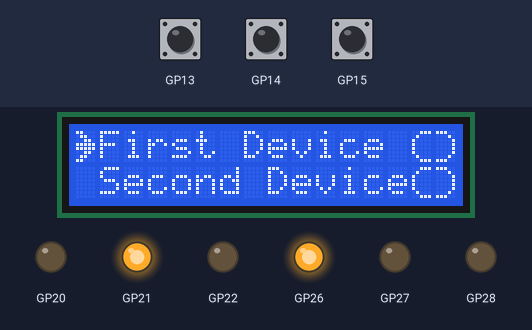
The program below on a simulated Raspberry Pi Pico running MicroPython. On the bench: 16×2 character LCD, output pins drawn as LEDs (lit = HIGH). Dashed ring = blinking. The inputs (shaded band) are chosen by the test bench; at power-on: GP13 HIGH, GP15 HIGH, GP14 HIGH. Files the program writes start out absent; library files of the repository ran but are not shown: rotary.py, lcd_api.py, pico_i2c_lcd.py.

Above: at 3.4 s.
3.5 s: GP13 pulled LOW for 3.2 s
At 5.3 s:
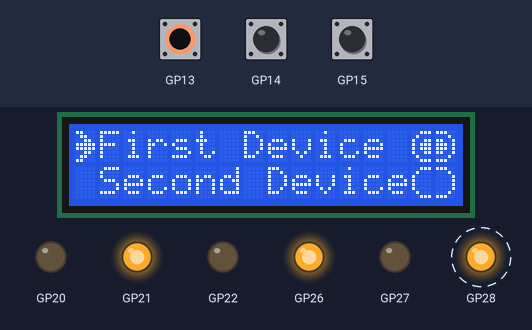
9.0 s: GP15 pulled LOW for 0.15 s
At 9.3 s:
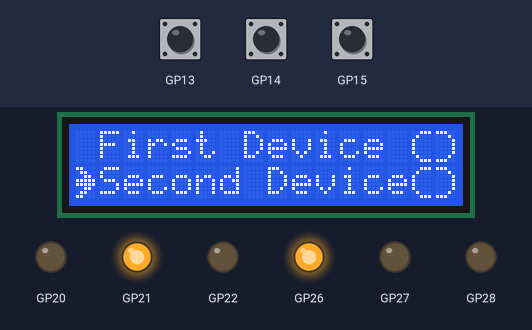
10.6 s: GP13 pulled LOW for 0.15 s
At 12.5 s:
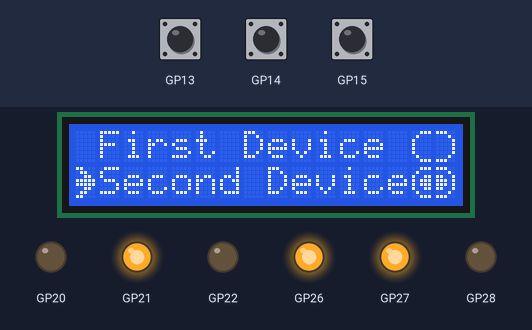
13.1 s: GP15 pulled LOW for 1 s
At 13.9 s:
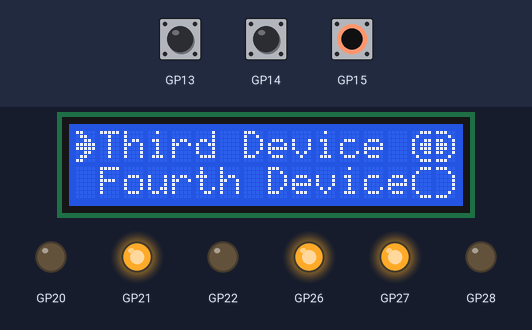
15.6 s: GP13 pulled LOW for 1 s
At 17.2 s:
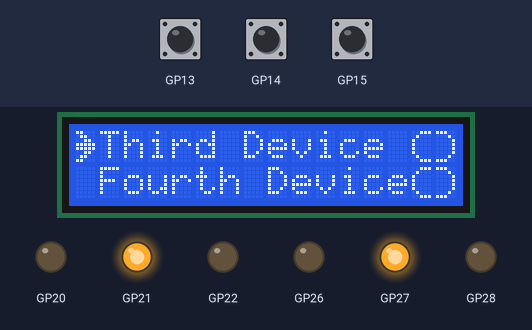
18.1 s: GP15 pulled LOW for 0.15 s
At 18.4 s:
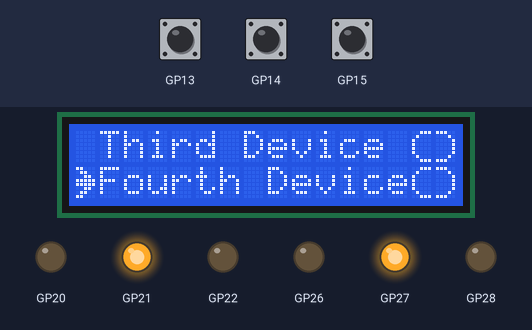
Timing chart, 0 to 20.7 s (numbered marks = the images above; inputs shaded):
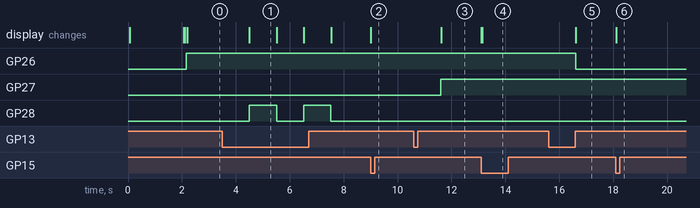

Measured:
- after the input at 3.5 s, GP28: alternates HIGH for 1.0 s and LOW for 1.0 s, starting after 1.0 s; the display: changes after 1.0 s (image 1)
- after the input at 9.0 s, the display: changes at once (image 2)
- after the input at 10.6 s, GP27: LOW → HIGH after 1.0 s; the display: changes after 1.0 s (image 3)
- after the input at 13.1 s, the display: first changes at once (image 4 shows a later state)
- after the input at 15.6 s, GP26: HIGH → LOW after 1.0 s; the display: changes after 1.0 s (image 5)
- after the input at 18.1 s, the display: changes at once (image 6)
- what the display in image 1 shows lasts 1.0 s, from 4.5 s to 5.5 s

The program:

main.py
```python
"""
------------------------------------------------------------------------------
Relay Control Board - A menu based relay control board that can replaces
                      large number of switches with 16x2 LCD and a rotary encoder.
                      It also remembers the state of each device to ensure
                      that it starts with same satate when power is restored.
------------------------------------------------------------------------------

Author: Jatin Gandhi (https://github.com/LearningCart)
Created: 2025-03-29
Updated: 2025-03-30
Version: v1.0
License: MIT (see LICENSE file for details)

Description:
    This file a main entry point of the system.
    It initialized the system and implements core logic for menu navigation
    and device control.

Supported Platforms:
    - MicroPython v1.24.1 on 2024-11-29;
    - Board: Raspberry Pi Pico with RP2040

Usage:
    Upload all project files (Python code and json configuration files)
    to micro python board.
    See README.md -> "Upload files to board" section.

-------------------------------------------------------------------------------
"""
"""
-------------------------------------------------------------------------------
 Modules
-------------------------------------------------------------------------------
"""
import gc
import utime

from math import ceil

from machine import Pin

# Rotary encoder APIs
import rotary

# Custom Character APIs
import display

# Import device control
import devicectrl

# Import device json configuration module
import deviceconfig

# Project configuration is the only module where everything is taken directly.,
from proj_defines import *;

"""
-------------------------------------------------------------------------------
 Global variables
-------------------------------------------------------------------------------
"""
# Menu Navigation.,
CurrentPage = 0;
TotalPages  = 0;

# OSI (On Screen Index)
# It indicate cursor position on the "screen".,
# Since it is 16xN display, OSI will be in range 0 to (I2C_DISPLAY_NUM_ROWS - 1)
OnScreenIndex = 0;


"""
-------------------------------------------------------------------------------
 Functions
-------------------------------------------------------------------------------
"""

"""
This function initialize complete system.

Args:

Returns:
        None

Raises:

Notes:
    - Order of initialization is important!
"""

def init_system():
    global CurrentPage;
    global TotalPages;
    # Initialize display first., (error message are routed to display).
    display.init();

    # Load device configuration, <name : gpio> pair and last status.,
    # Other sub-systems depends on this module., hence,
    # just after display, we are initializing device configuration.,
    deviceconfig.init();

    # Setup GPIO
    devicectrl.init();

    # Initialize rotary encoder
    rotary.init(deviceconfig.get_total_devices());

    # Set page details for device list navigation.,
    CurrentPage = 0;

    total_devices = deviceconfig.get_total_devices();

    if(0 == I2C_DISPLAY_NUM_ROWS):
        print("Invalid number of rows..,");
        error_state("Div by 0");

    TotalPages  = ceil(total_devices / I2C_DISPLAY_NUM_ROWS);
    # End-of-Function


"""
This function draws the requested page on display.

Args:

Returns:
        None

Raises:

Notes:
    - It limits the number of characters of devce name to
      total columns on screen - reserved space for ON/OFF and cursor.,
    - It doesn't handle "cursor" draw as it is not it's core task.,
"""

# Menu navigation and control logic
def draw_page(page):
    global TotalPages;

    devicestatus = deviceconfig.get_device_status();

    if (page < 0 or page >= TotalPages):
        print("Invliad page number {0}".format(page));
        error_state("Page No.");

    # If last page., total to print = Total Devices % I2C_DISPLAY_NUM_ROWS
    if ((TotalPages - 1) == page and 0 != (deviceconfig.get_total_devices() % I2C_DISPLAY_NUM_ROWS)):
        # This is the last page., and it doesn't have enough devices to fill all the rows.,
        num_devices_to_show = deviceconfig.get_total_devices() % I2C_DISPLAY_NUM_ROWS;
    else:
        # draw full page as its not the last page.,
        num_devices_to_show = I2C_DISPLAY_NUM_ROWS;

    device_id = page * I2C_DISPLAY_NUM_ROWS; # Device start.,

    # Clear screen.,
    display.clear();

    # Display device list
    for i in range(num_devices_to_show):
        DeviceName = deviceconfig.get_device_name(device_id);

        display.show_string(1, i, DeviceName[:I2C_DISPLAY_NUM_COLS - 1 - ONOFF_INDICATOR_NUMCHAR]);

        # Show device status icon too., (on/off)
        if devicestatus[str(device_id)] == 1:
            display.show_on_off_charset( 14, i, True);
        else:
            display.show_on_off_charset( 14, i, False);

        device_id = device_id + 1;

    gc.collect();
    pass;
    # End-of-Function


"""
This function handles "UP" event received from rotary encoder
It takes care of requesting appropriate page draw if "Up" event is received
on first element on screen.
Args:

Returns:
        None

Raises:

Notes:
    - Up event will receive deviceid as 'previous' element we need to navigate to..,

"""


def handler_up_event(deviceid):
    global OnScreenIndex;
    global CurrentPage;
    global TotalPages;

    # If user pressed up on first element on screen.,
    if(0 == OnScreenIndex):

        # if we are on first device and this is first page.,
        if(0 == CurrentPage):
            # Set current page to last page
            CurrentPage = TotalPages  - 1;
        else:
            # Set current page to previous page.,
            CurrentPage = CurrentPage - 1;

        # Draw new page
        draw_page(CurrentPage);

        #Set On Screen Index to last item.,
        total_devices = deviceconfig.get_total_devices();

        # Select last element of the current page
        # if there are not enough devices to fill complete page and
        # we are on the last page.
        if (0 != total_devices % I2C_DISPLAY_NUM_ROWS and (TotalPages  - 1) == CurrentPage):
            OnScreenIndex = (total_devices % I2C_DISPLAY_NUM_ROWS) - 1;
        else:
            OnScreenIndex = I2C_DISPLAY_NUM_ROWS - 1;

        display.show_cursor(0, OnScreenIndex);

    # else of if(0 == OnScreenIndex):
    else:
        # This is not first element on screen., so we don't need to go to previous page.,
        # Just move the cursor up.,
        display.hide_cursor(0, OnScreenIndex);

        OnScreenIndex = OnScreenIndex - 1;

        display.show_cursor(0, OnScreenIndex);
    gc.collect();
    pass;
    # End-of-Function


"""
This function handles "DOWN" event received from rotary encoder
It takes care of requesting appropriate page draw if "Down" event is received
on last element on screen.
Args:

Returns:
        None

Raises:

Notes:
    - Up event will receive deviceid as 'next' element we need to navigate to.,

"""

def handler_down_event(deviceid):
    global OnScreenIndex;
    global CurrentPage;
    global TotalPages;

    # If user pressed down on last page or last element.,
    if ((I2C_DISPLAY_NUM_ROWS - 1) == OnScreenIndex) or (0 == deviceid):

        # if we are on last device or this is last page.,
        # We were on last already and pressing down, rotary encoder sent first device.,
        if(0 == deviceid or (TotalPages -1) == CurrentPage):
            # Set current page to last page
            CurrentPage = 0;
        else:
            # Set current page to previous page.,
            CurrentPage = CurrentPage + 1;

        # Draw new page
        draw_page(CurrentPage);

        #Set On Screen Index to last item.,
        total_devices = deviceconfig.get_total_devices();

        # Select first element of the current page
        OnScreenIndex = 0;

        display.show_cursor(0, OnScreenIndex);

    # else of if(0 == OnScreenIndex):
    else:
        # Tis is not first element on screen., so we don't need to go to previous page.,
        # Just move the cursor up.,
        display.hide_cursor(0, OnScreenIndex);

        OnScreenIndex = OnScreenIndex + 1;

        display.show_cursor(0, OnScreenIndex);

    gc.collect();
    pass;
    # End-of-Function


"""
This function handles "Button Press"/"Clicked" event received from rotary encoder
It takes care of changing state of GPIO pin and showing respective ON/OFF icon
for given device.
Args:

Returns:
        None

Raises:

Notes:
    - Up event will receive deviceid as 'current' element that was clicked

"""


def handler_clicked_event(deviceid):
    global OnScreenIndex;
    global DeviceIndex;

    devicestatus = deviceconfig.get_device_status();

    # Toggle device status and reflect it in icon too., (on/off)
    if devicestatus[str(deviceid)] == 1:
        # It is ON., so turn it off
        devicectrl.set_device_onoff(deviceid, False);
        display.show_on_off_charset( 14, OnScreenIndex, False);
    else:
        # It is OFF., so turn it on
        devicectrl.set_device_onoff(deviceid, True);
        display.show_on_off_charset( 14, OnScreenIndex, True);
    pass;
    # End-of-Function


# Keeping this dictionary of event and handler close to main event handler.,
# Event handler table
eventhanders = {
        ROTARY_UP:          handler_up_event,
        ROTARY_DOWN:        handler_down_event,
        ROTARY_BTN_PRESSED: handler_clicked_event
    };


"""
Main entry point of system.
"""

if __name__ == "__main__":
    init_system();

    # Draw the first page on the screen.,
    draw_page(0);
    # Show cursor
    display.show_cursor(0, OnScreenIndex);

    while True:
        [event, deviceId] = rotary.getUserInput();

        if (None == event):
            utime.sleep_ms(10); # If user entered nothing, try after 10 ms.,
            continue;

        # User event occured.
        # Just re-assuaring event is correct
        if( event not in [ROTARY_UP, ROTARY_DOWN, ROTARY_BTN_PRESSED]):
            # Something is wrong in rotary encoder driver.,
            utime.sleep_ms(10);
            continue;

        # Call the event handler.,
        eventhanders[event](deviceId);

        # Retry after 5 ms.,
        utime.sleep_ms(5);

# End-of-File
```

display.py
```python
"""
------------------------------------------------------------------------------
Relay Control Board - A menu based relay control board that can replaces
                      large number of switches with 16x2 LCD and a rotary encoder.
                      It also remembers the state of each device to ensure
                      that it starts with same satate when power is restored.
------------------------------------------------------------------------------

Author: Jatin Gandhi (https://github.com/LearningCart)
Created: 2025-03-29
Updated: 2025-03-29
Version: v1.0
License: MIT (see LICENSE file for details)

Description:
    This file contains display related functions such as
    draw cursor, draw string, draw ON/OFF state icon special characters.
    Due to tight coupling, it also implements critical error handler.,

Supported Platforms:
    - MicroPython v1.24.1 on 2024-11-29;
    - Board: Raspberry Pi Pico with RP2040

Usage:

-------------------------------------------------------------------------------
"""
"""
-------------------------------------------------------------------------------
 Modules
-------------------------------------------------------------------------------
"""
# Custom characters for ON/OFF device status and cursor related APIs
import gc;
import utime;

from machine import Pin
from machine import I2C

from lcd_api import LcdApi
from pico_i2c_lcd import I2cLcd

from proj_defines import *

"""
-------------------------------------------------------------------------------
 Global variables
-------------------------------------------------------------------------------
"""
i2c = I2C(I2C_CHANNEL_ID, sda = Pin(I2C_LCD_SDA_PIN), scl = Pin(I2C_LCD_SCL_PIN), freq = I2C_BUS_FREQUENCY)
lcd = I2cLcd(i2c, I2C_ADDR, I2C_DISPLAY_NUM_ROWS, I2C_DISPLAY_NUM_COLS)

"""
-------------------------------------------------------------------------------
 Functions
-------------------------------------------------------------------------------
"""

"""
This function turns off the display

Args:

Returns:
        None

Raises:

Notes:
"""
def turn_off_display():
    lcd.hal_backlight_off();
    # End-of-Function

"""
This function turns on the display

Args:

Returns:
        None

Raises:

Notes:
"""
def turn_on_display():
    lcd.hal_backlight_on();
    # End-of-Function


"""
This function shows greeting message during power on after
initialization.

Args:

Returns:
        None

Raises:

Notes:
"""
def greeting():
    lcd.clear();
    lcd.move_to(2,0);
    lcd.putstr("Relay Control");
    lcd.move_to(5,1);
    lcd.putstr("Board");
    utime.sleep(2);
    lcd.clear();
    # End-of-Function


"""
This function shows greetings message and
calls function to loads to custom characters

Args:

Returns:
        None

Raises:

Notes:
"""
def init():
    greeting();
    # Load custom characters in LCD CGRAM
    define_customcharacters();
    # End-of-Function


"""
This function shows custom character for On or Off.

Args:
    int: x column
    int: y row
    bool: show_on - flag to decide if we need to show ON custom character
                    or OFF custom character.
Returns:
        None

Raises:

Notes:
"""
# Custom characters APIs:
def show_on_off_charset(x, y, show_on = False):
    if (x >= I2C_DISPLAY_NUM_COLS or y >= I2C_DISPLAY_NUM_ROWS):
        error_state("Arguments");
        print("Invalid arguments");
        return;

    if (show_on == True):
        startindex = 0;
    else:
        startindex = 2;

    for a in range(2):
        lcd.move_to (a + x, y);
        lcd.putchar(chr(a + startindex));
    # End-of-Function


"""
This function defines the custom character for On or Off and cursor.
We can simply show any characters to show ON or OFF and even cursor,
but having custom characters for ON, OFF and cursor gives us ability
to customize.

Args:

Returns:
        None

Raises:

Notes:
"""
# Modifying total number of characters to represent ONOFF_INDICATOR_NUMCHAR
def define_customcharacters():
    # ON custom character set
    onchars =  [ bytearray([  0x07,  0x08,  0x13,  0x17,  0x17,  0x13,  0x08,  0x07]),
                 bytearray([  0x1C,  0x02,  0x19,  0x1D,  0x1D,  0x19,  0x02,  0x1C])
                ];
    # OFF custom character set
    offchars = [ bytearray([  0x07,  0x08,  0x10,  0x10,  0x10,  0x10,  0x08,  0x07]),
                 bytearray([  0x1C,  0x02,  0x01,  0x01,  0x01,  0x01,  0x02,  0x1C])
                ];

    # Cursor custom character set
    cursor = bytearray([  0x18,  0x0C,  0x06,  0x1F,  0x1F,  0x06,  0x0C,  0x18]);

    # Set all custom characters.,
    custom_char_id = 0;

    for a in onchars:
        lcd.custom_char(custom_char_id, a);
        custom_char_id = custom_char_id + 1;

    for b in offchars:
        lcd.custom_char(custom_char_id, b);
        custom_char_id = custom_char_id + 1;

    # CURSOR_CHARSET_ID must not collide with above., custome chars.,
    # Setting last custom character as a cursor.,
    lcd.custom_char(CURSOR_CHARSET_ID, cursor);
    # End-of-Function

"""
This function shows the custom cursor at given row and column

Args:
    x: int Column
    y: int Row

Returns:
        None

Raises:

Notes:
"""
def show_cursor(x, y):
    if (x >= I2C_DISPLAY_NUM_COLS or y >= I2C_DISPLAY_NUM_ROWS):
        error_state(lcd, "Arguments");
        print("Invalid arguments");
        return;
    # Show cursor at given XY, User is smart.,
    lcd.move_to(x,y);
    lcd.putchar(chr(CURSOR_CHARSET_ID));
    gc.collect();
    # End-of-Function

"""
This function hides the custom cursor at given row and column

Args:
    x: int Column
    y: int Row

Returns:
        None

Raises:

Notes:
"""
def hide_cursor(x, y):
    if (x >= I2C_DISPLAY_NUM_COLS or y >= I2C_DISPLAY_NUM_ROWS):
        error_state(lcd, "Arguments");
        print("Invalid arguments");
        return;
    # Show cursor at given XY, User is smart.,
    lcd.move_to(x,y);
    lcd.putchar(' ');
    gc.collect();
    # End-of-Function


"""
Wrapper  to clear the screen.,

Args:

Returns:
        None

Raises:

Notes:
"""
def clear():
    lcd.clear();
    # End-of-Function


"""
Move cursor to given row and column.,

Args:
    x: int column to move to.,
    y: int row to move to.,

Returns:
        None

Raises:

Notes:
"""
def moveto(x, y):
    lcd.move_to(x, y);
    # End-of-Function


"""
Show the string at given row and column.,

Args:
    x: int column to show given sring
    y: int row to show given string.,
    string: str String to be shown.,

Returns:
        None

Raises:

Notes:
"""
def show_string(x, y, string):
    if (x < I2C_DISPLAY_NUM_COLS and y < I2C_DISPLAY_NUM_ROWS and None != string):
        lcd.move_to(x, y);
        lcd.putstr(string);
    # End-of-Function


############ Error handling function ########
# To avoid circular dependencies, it is kept inside display module.

"""
This function shows error message on display.
It is used for critical error.,

Args:
    msg: string to show
Returns:
        None

Raises:

Notes:
It shows the messge and turns backlight on and off for error
"""
def error_state(msg):
    msg = msg[:I2C_DISPLAY_NUM_COLS-4]; # Restrict to display length.,
    print("Unrecoverable error occured");
    lcd.move_to(0,0)
    lcd.putstr("ERR:");
    lcd.putstr(msg);
    while True:
        lcd.hal_backlight_off();
        utime.sleep(1);
        lcd.hal_backlight_on();
        utime.sleep(1);
        gc.collect();
    # End-of-Function

# End-of-File
```

Source omitted: devicectrl.py (6551 bytes), deviceconfig.py (6151 bytes), proj_defines.py (3165 bytes)
